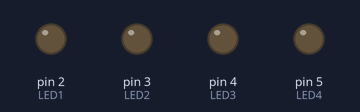
Recording of a sketch running on a simulated Arduino Uno, built with avr-gcc and run on an emulated ATmega328P. Parts: output pins drawn as LEDs (lit = HIGH).

Above: at 0.5 s.
At 2.5 s:
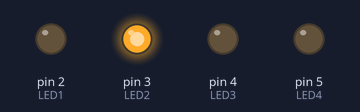
At 4.5 s:
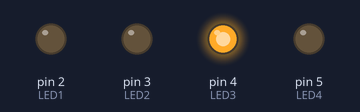
At 9.5 s:
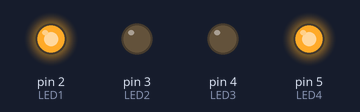
At 14.5 s:
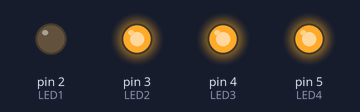
At 19.5 s:
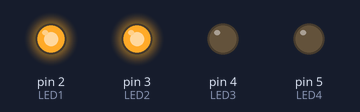
Timing chart, 0 to 20.8 s (numbered marks = the images above):
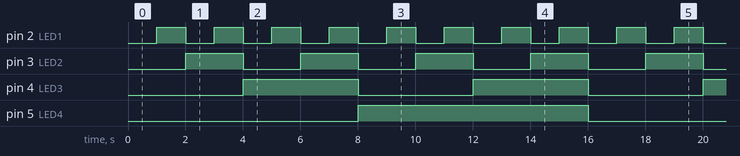

The sketch:

countto15witharduinoinbinary.ino
```cpp
// Author: Aman Arabzadeh
// Date: 2023-03-05

/*

Arduino Uno board
4 LEDs
4 220 ohms resistors
5 male-to-male jumper wires
Breadboard
*/


// set pin numbers for LEDs

const int LED1 = 2;
const int LED2 = 3;
const int LED3 = 4;
const int LED4 = 5;

void setup() {
  // set pin modes to OUTPUT
  pinMode(LED1, OUTPUT);
  pinMode(LED2, OUTPUT);
  pinMode(LED3, OUTPUT);
  pinMode(LED4, OUTPUT);
}

void loop() {
  int count = 0; // initialize count variable

  while (count <= 15) { // loop from 0 to 15
    digitalWrite(LED1, bitRead(count, 0)); // turn on or off LED1 based on binary representation of count
    digitalWrite(LED2, bitRead(count, 1)); // turn on or off LED2 based on binary representation of count
    digitalWrite(LED3, bitRead(count, 2)); // turn on or off LED3 based on binary representation of count
    digitalWrite(LED4, bitRead(count, 3)); // turn on or off LED4 based on binary representation of count

    count++; // increment count by one

    delay(1000); // wait for 1 second before counting up again
  }
}
```

Measured:
- by itself, pin 2 (LED1): alternates HIGH for 1.0 s and LOW for 1.0 s
- by itself, pin 3 (LED2): alternates HIGH for 2.0 s and LOW for 2.0 s
- by itself, pin 4 (LED3): alternates HIGH for 4.0 s and LOW for 4.0 s
- by itself, pin 5 (LED4): alternates HIGH for 8.0 s and LOW for 8.0 s
